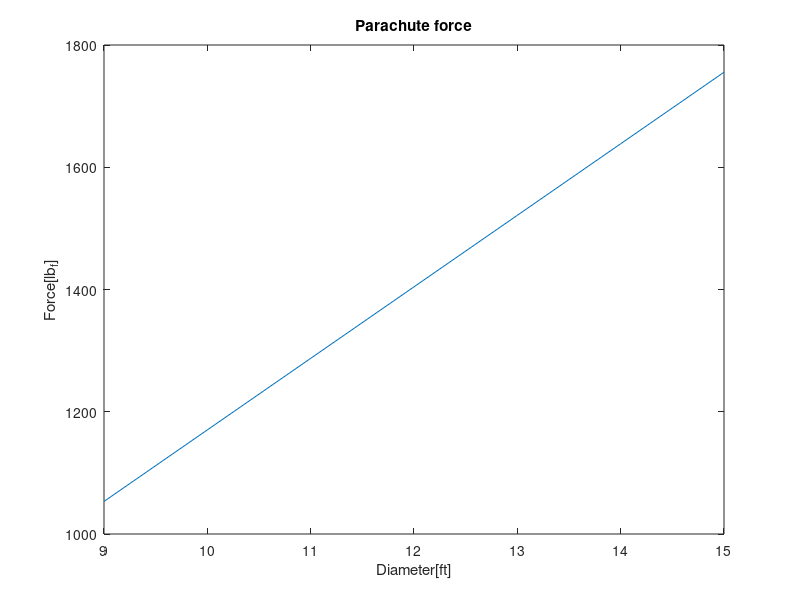
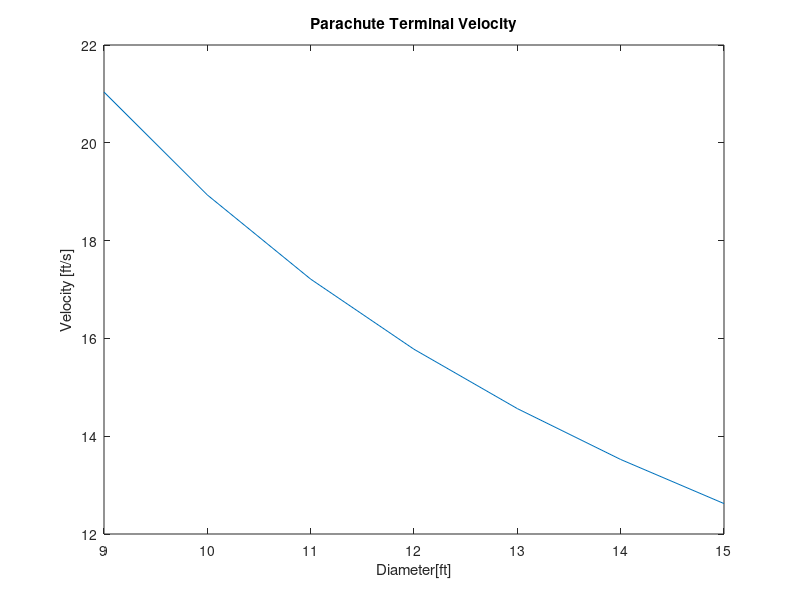

MATLAB code to generate these figures, in order:
%code for computing force on parachute based on projectional area
rho =  0.0023769; % density of air at sealevel in slugs/ft^3
C_d = 1.5; % max coefficient value
V= 256.22; %ft/s
mass = 1.56; %mass of rocket in slugs
Force = [];
Diameter = [];
Velocity=[];
for S_o=9:1:15 %diameter of parachute
    F = (0.5)*rho*(V^2)*(C_d)*(S_o); %Jerk Force formula 
    Force = [Force,F];
    Diameter = [Diameter,S_o];
end

plot (Diameter, Force);
ylabel('Force[lb_f]');
xlabel('Diameter[ft]');
title ('Parachute force');
figure();
%computing velocity 
for S_o=9:1:15
    V = sqrt((2*(mass*32.174))/((C_d)*(rho)*(pi*S_o^2)/4));
    Velocity= [Velocity,V];
end
plot (Diameter, Velocity);
ylabel('Velocity [ft/s]');
xlabel('Diameter[ft]');
title ('Parachute Terminal Velocity');




